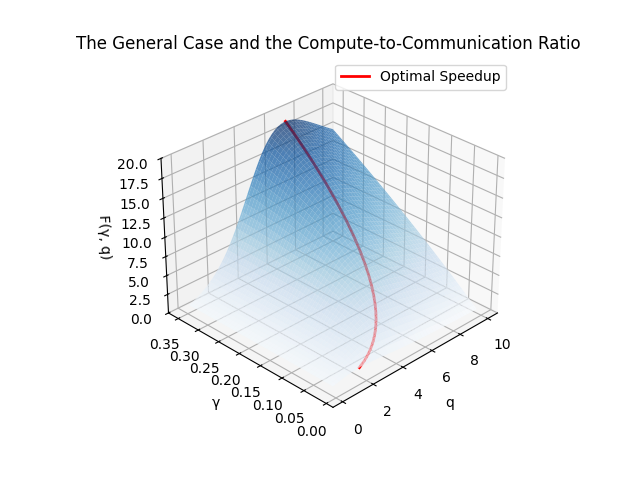

This chart was generated by the following Python code:
import numpy as np
import matplotlib.pyplot as plt
from mpl_toolkits.mplot3d import Axes3D
from typing import Optional


def speedup(gamma: np.ndarray, q: np.ndarray, k: int) -> np.ndarray:
    return (gamma * (2**k - 1)) / (2 * q + gamma * (2 ** (k - q) - 1 + q))


k: int = 10
n: int = 2**k

q_values: np.ndarray = np.linspace(0.1, 10, 100)
gamma_values: np.ndarray = np.linspace(0.01, 0.35, 100)
Q, G = np.meshgrid(q_values, gamma_values)
S: np.ndarray = speedup(G, Q, k)

fig: plt.Figure = plt.figure()
ax: Axes3D = fig.add_subplot(111, projection="3d")
surface = ax.plot_surface(Q, G, S, cmap="Blues", edgecolor="none", alpha=0.7)

optimal_gamma: np.ndarray = np.linspace(0.01, 0.35, 100)
optimal_q: np.ndarray = np.log2((optimal_gamma * np.log(2) * n) / (2 + optimal_gamma))
optimal_speedup: np.ndarray = speedup(optimal_gamma, optimal_q, k)

ax.plot(
    optimal_q,
    optimal_gamma,
    optimal_speedup,
    color="red",
    label="Optimal Speedup",
    linewidth=2,
)

ax.set_xlabel("q")
ax.set_ylabel("γ")
ax.set_zlabel("F(γ, q)")
ax.set_title("The General Case and the Compute-to-Communication Ratio")
ax.view_init(elev=30, azim=225)  # Adjust angles as needed
ax.set_zlim(0, 20)
plt.legend()
plt.savefig("lab1.png")
